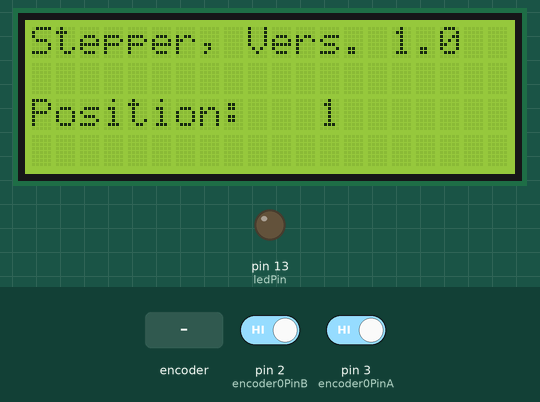
The sketch below on a simulated Arduino Uno, built with avr-gcc and run on an emulated ATmega328P. Parts: 20×4 character LCD, output pins drawn as LEDs (lit = HIGH). Inputs (shaded band) come from the test bench; at power-on: pin 2 (encoder0PinB) HIGH, pin 3 (encoder0PinA) HIGH.

Above: at 1.2 s.
1.3 s: rotary encoder on pin 3 (encoder0PinA) / pin 2 (encoder0PinB) turned 3 steps (first pin leading)
At 2.7 s:
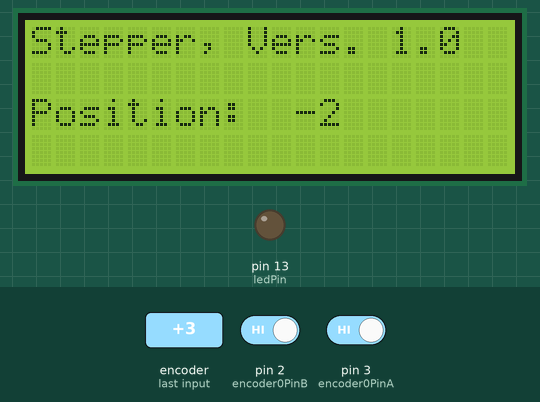
3.4 s: rotary encoder on pin 3 (encoder0PinA) / pin 2 (encoder0PinB) turned 1 step (first pin leading)
5.1 s: rotary encoder on pin 3 (encoder0PinA) / pin 2 (encoder0PinB) turned 1 step (first pin leading)
At 6.5 s:
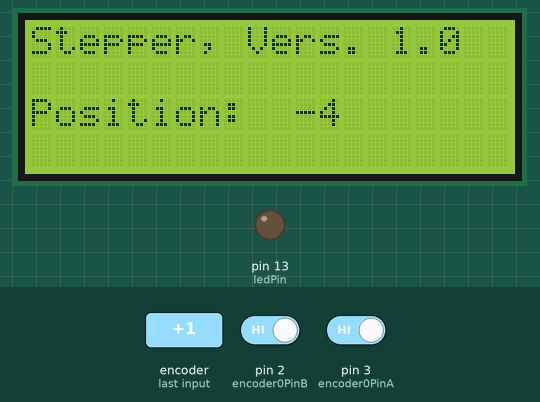
Timing chart, 0 to 8.1 s (numbered marks = the images above; inputs shaded):
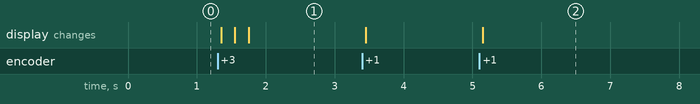

Measured:
- after the input at 1.3 s, the display: first changes after 0.05 s (image 1 shows a later state)
- after the input at 5.1 s, the display: changes after 0.05 s (image 2)

The sketch:

interrupt_4.pde
```cpp
#undef int
#include <stdio.h>
#include <Stepper.h>
#include <LiquidCrystal.h>


// change this to the number of steps on your motor
#define STEPS 200

//LiquidCrystal(rs, enable, d4, d5, d6, d7)
  LiquidCrystal lcd (12, 11, 7, 8, 9, 10);

// create an instance of the stepper class, specifying
// the number of steps of the motor and the pins it's
// attached to

Stepper stepper(STEPS, 7, 9, 8, 10);


 int state = LOW;
 int encoder0PinA = 3;
 int encoder0PinB = 2;
 int encoder0Pos = 0;
 int ledPin = 13;                // LED connected to digital pin 13
 int stepper_enable=5;

 int stepper_position=0;
 int encoder0PinALast = LOW;
 int n = LOW;

 int steps=0;
 volatile int encoder = LOW;
 int encoder_old = LOW;
 int minimum = 0;
 int maximum = 500;
 int faktor = 4;
 int val = 0;
 int val_old = 0;

 char buffer[4]    = "";


void setup()
{

   pinMode(ledPin, OUTPUT);
   pinMode (encoder0PinA,INPUT);
   pinMode (encoder0PinB,INPUT);
   pinMode(stepper_enable, OUTPUT);
   digitalWrite(stepper_enable, LOW);
// set the speed of the motor to 30 RPMs
   stepper.setSpeed(80);

   lcd.begin(20, 4);
   lcd.clear();
   lcd.print("Stepper, Vers. 1.0");
   lcd.setCursor(0, 2);
   lcd.print("Position:");
   sprintf(buffer,"%3d",val);
   lcd.setCursor(10, 2);
   lcd.print(buffer);


 //  Serial.begin (9600);

}


 void loop() {
   n = digitalRead(encoder0PinA);
   if ((encoder0PinALast == LOW) && (n == HIGH)) {
     if (digitalRead(encoder0PinB) == LOW)

     {
         // digitalWrite(stepper_enable, HIGH);
         // stepper.step(-1);
     encoder0Pos--;
     }

     else
     {
          //  digitalWrite(stepper_enable, HIGH);
          //  stepper.step(1);
       encoder0Pos++;
     }


   }
     sprintf(buffer,"%3d",encoder0Pos);
     digitalWrite(stepper_enable, LOW);
     lcd.setCursor(10, 2);
     lcd.print(buffer);

     encoder0PinALast = n;
 }

/*
{
      val=encoder/faktor;

      if (val < minimum)
            {val=minimum;
             encoder=minimum*faktor;}

      if (val > maximum)
            {val=maximum;
             encoder=maximum*faktor;}

  if (val !=val_old)
   {
     sprintf(buffer,"%3d",val);
     digitalWrite(stepper_enable, LOW);
     lcd.setCursor(10, 2);
     lcd.print(buffer);
     val_old=val;

  digitalWrite(stepper_enable, HIGH);

     steps=val - stepper_position;
     stepper.step(1);
    stepper_position=val;
    }
    else
    {digitalWrite(stepper_enable, LOW);}


 */
```
